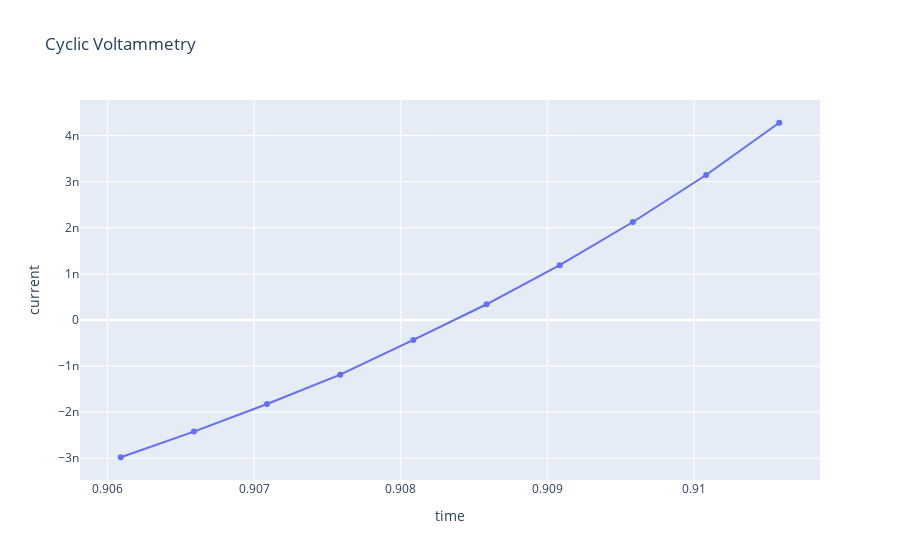

The code cell stored with this chart in its notebook:
### Code cell
data = (my_cv
        ._data
        )

cross_indices = (data
                 .assign(sign_diff = lambda x: np.sign(x['current']).diff())
                 .query('sign_diff != 0 and sign_diff.notna()')
                 .index
                 )

window1 = [i for i in range(cross_indices[1]-5, cross_indices[1]+5)]

window_data = data.query('index in @window1')

px.line(window_data, x='time', y='current', title='Cyclic Voltammetry', markers=True).show()

### Figure 1 — Plotly figure (JSON) as saved in the notebook; plotly's stock layout.template omitted (floating-point values rounded to 4 significant figures)
{"data": [{"hovertemplate": "time=%{x}<br>current=%{y}<extra></extra>", "legendgroup": "", "line": {"color": "#636efa", "dash": "solid"}, "marker": {"symbol": "circle"}, "mode": "lines+markers", "name": "", "orientation": "v", "showlegend": false, "type": "scatter", "x": [0.9061, 0.9066, 0.9071, 0.9076, 0.9081, 0.9086, 0.9091, 0.9096, 0.9101, 0.9106], "xaxis": "x", "y": [-2.979e-09, -2.423e-09, -1.825e-09, -1.188e-09, -4.332e-10, 3.398e-10, 1.187e-09, 2.125e-09, 3.144e-09, 4.277e-09], "yaxis": "y"}], "layout": {"legend": {"tracegroupgap": 0}, "title": {"text": "Cyclic Voltammetry"}, "xaxis": {"anchor": "y", "domain": [0, 1], "title": {"text": "time"}}, "yaxis": {"anchor": "x", "domain": [0, 1], "title": {"text": "current"}}}}
